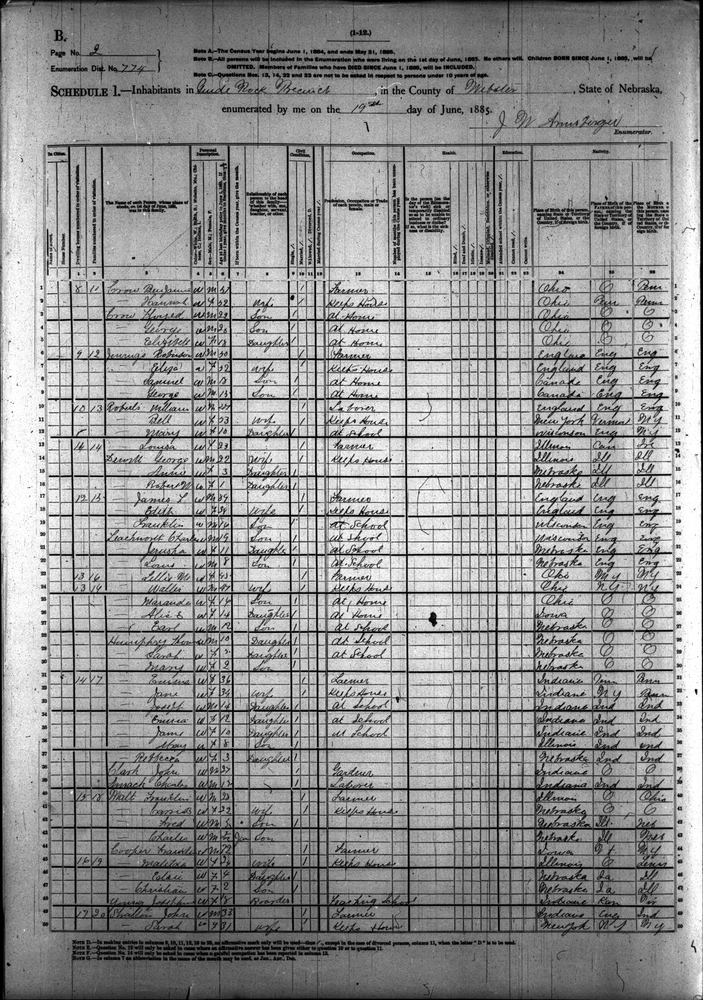
#> input picture CSProj/CS650/Lab 1/Scan_half_crop_norm_009_small.pgm, 703 x 1000 px, shrunk from 1521 x 2163 before the run
$ python testMorphologyBattle01.py   (Python 2 division)   (older library calls are emulated)
#> lines starting #> are read from the running program, lines starting #| are printed output that depends on the picture; after the words box and inside, x2 and y2 are one past the last pixel; in counts of white or black regions, pixels touching at a corner belong together
### CSProj/CS650/Lab 1/binarization.py
'''
Created on Sep 6, 2014

@author: daqing_yi
'''
import numpy as np

def otsu(hist, total):

    intensity_level_num = len(hist)

    sum = 0
    for i in range(intensity_level_num):
        sum += i * hist[i]
    #print sum

    intraclass_variances = np.zeros(intensity_level_num)

    background_weight = 0.0
    background_mean = 0.0
    background_sum = 0.0

    foreground_weight = 0.0
    foreground_mean = 0.0
    foreground_sum = 0.0

    max_intraclass_variance = 0.0

    threshold_low = 0.0
    threshold_high = 0.0

    for i in range(intensity_level_num):
        background_weight += hist[i]
        if background_weight == 0.0:
            continue
        foreground_weight = total - background_weight
        if foreground_weight == 0.0:
            break
        background_sum += i * float(hist[i])
        foreground_sum = sum - background_sum

        background_mean = float(background_sum) / background_weight
        foreground_mean = float(foreground_sum) / foreground_weight


        intraclass_variances[i] = float(background_weight) * float(foreground_weight) * np.power( background_mean - foreground_mean, 2  )

        #print "I:" + str(i) + " var:" + str(intraclass_variance)

        if intraclass_variances[i] >= max_intraclass_variance:
            threshold_low = i
            if intraclass_variances[i] > max_intraclass_variance:
                threshold_high = i
            max_intraclass_variance = intraclass_variances[i]

    print "LOW: " + str(threshold_low) + " HIGH: " + str(threshold_high)
    return (threshold_low + threshold_high)/2.0, intraclass_variances

def binarize(img_data, threshold, scale_value=1):

    binary_data = np.zeros(img_data.shape, np.int)
    for i in range(img_data.shape[0]):
        for j in range(img_data.shape[1]):
            #print str(img_data[i,j]) + " : " + str(threshold)
            if img_data[i,j] > threshold:
                binary_data[i,j] = scale_value

    return binary_data


### CSProj/CS650/Lab 1/morphology.py
'''
Created on Sep 8, 2014

@author: daqing_yi
'''
import numpy as np

def countNum(img_data, maskSize):
    data_width = img_data.shape[0]
    data_height = img_data.shape[1]
    maskNum = maskSize[0] * maskSize[1]

    countData = np.zeros(img_data.shape, np.int)
    maskSizeData = np.zeros(img_data.shape, np.int)

    half_width_range_size = (maskSize[0] - 1)/2
    half_height_range_size = (maskSize[1] - 1)/2

    for i in range(data_width):
        for j in range(data_height):
            width_range = [0, 0]
            height_range = [0, 0]
            if i >= half_width_range_size:
                width_range[0] = i - half_width_range_size
            else:
                width_range[0] = 0
            if i < data_width - half_width_range_size:
                width_range[1] = i + half_width_range_size
            else:
                width_range[1] = data_width - 1
            if j >= half_height_range_size:
                height_range[0] = j - half_height_range_size
            else:
                height_range[0] = 0
            if j < data_height - half_height_range_size:
                height_range[1] = j + half_height_range_size
            else:
                height_range[1] = data_height - 1

            maskSizeData[i,j] = (width_range[1] - width_range[0] + 1)*(height_range[1] - height_range[0] + 1)
            for mi in range(width_range[0], width_range[1]+1):
                for mj in range(height_range[0], height_range[1]+1):
                    if img_data[mi, mj] == 0:
                        countData[i,j] += 1 #img_data[mi,mj]

    return countData, maskSizeData

def dataThreshold(data, threshold, ratio=1.0):

    threshold_data = np.zeros(data.shape, int)
    data_width = data.shape[0]
    data_height = data.shape[1]

    for i in range(data_width):
        for j in range(data_height):

            if data[i,j] >= threshold[i,j]:
                threshold_data[i,j] = 0
            else:
                threshold_data[i,j] = 255
            #print str(data[i,j]) + " : " + str(threshold[i,j]) + " = " + str(threshold_data[i,j])

    return threshold_data

class NorphologicalFiltering(object):

    def __init__(self, img_data, maskSize):
        self.img_data = img_data
        self.maskSize = maskSize


    def dilate(self, binData = None):
        if binData == None:
            binData = self.img_data
        countData, maskSizeData = countNum(binData, self.maskSize)
        return dataThreshold(countData, np.ones(countData.shape, int))

    def erode(self, binData = None):
        if binData == None:
            binData = self.img_data
        countData, maskSizeData = countNum(binData, self.maskSize)
        return dataThreshold(countData, maskSizeData)

    # [5 lines left out: function major, not called in this run]

    def open(self, binData = None):
        if binData == None:
            binData = self.img_data
        erosion = self.erode(binData)
        return self.dilate(erosion)

    # [5 lines left out: function close, not called in this run]


### CSProj/CS650/Lab 1/testMorphologyBattle01.py
'''
Created on Sep 14, 2014

@author: daqing_yi
'''
import cv2
from PIL import Image
from binarization import *
from morphology import *
import numpy as np
import matplotlib.pyplot as plt
import matplotlib.cm as cm
from utilities import *

if __name__ == '__main__':

    #img_filename = '0397.pgm'
    #img_filename = '020206_131612_bp001_folio_094_k639_1837.ppm'
    #img_filename = 'Declaration_Pg1of1_AC_crop.pgm'
    img_filename = 'Scan_half_crop_norm_009_small.pgm'
    #img_filename = 'seq-4_small.pgm'

    img = Image.open(img_filename).convert("L")
#> img is the input picture: PIL image 703x1000 L; min 0, max 255, mean 147
    img_width = img.size[0]
#> img_width = 703
    img_height = img.size[1]
#> img_height = 1000
    img_data = np.array(img)
    hist, bin_edges = np.histogram(img_data, np.arange(256))
#> hist = 255 values, max 9280 at index 0, min 593 at index 7, mean 2756.9; bin_edges = 256 values from 0 to 255
    threshold, intraclass_variances = otsu(hist, img_width*img_height)
#> in otsu, `intensity_level_num = len(hist)`: intensity_level_num = 255
#> the loop in otsu, `for i in range(intensity_level_num):` made 255 passes
#> sum on passes 1 to 3: 0, 1017, 2725
#> after the loop in otsu, `for i in range(intensity_level_num):`: sum = 103359342
#> the loop in otsu, `for i in range(intensity_level_num):` made 255 passes
#> (background_weight, foreground_weight, background_sum, foreground_sum, background_mean, foreground_mean) on passes 1 to 12: (9280, 693720, 0, 103359342, 0, 149), (10297, 692703, 1017, 103358325, 0.0988, 149.2), (11151, 691849, 2725, 103356617, 0.244, 149.4), (11860, 691140, 4852, 103354490, 0.409, 149.5), (12504, 690496, 7428, 103351914, 0.594, 149.7), (13129, 689871, 10553, 103348789, 0.804, 149.8), (13736, 689264, 14195, 103345147, 1.03, 149.9), (14329, 688671, 18346, 103340996, 1.28, 150.1), (15022, 687978, 23890, 103335452, 1.59, 150.2), (15714, 687286, 30118, 103329224, 1.92, 150.3), (16332, 686668, 36298, 103323044, 2.22, 150.5), (17032, 685968, 43998, 103315344, 2.58, 150.6)
#> (background_weight, foreground_weight, background_sum, foreground_sum) on pass 71: (79170, 623830, 2904720, 100454622)
#| LOW: 139 HIGH: 139
    binary_data = binarize(img_data, threshold)
#> after the loop in binarize, `for i in range(img_data.shape[0]):`:
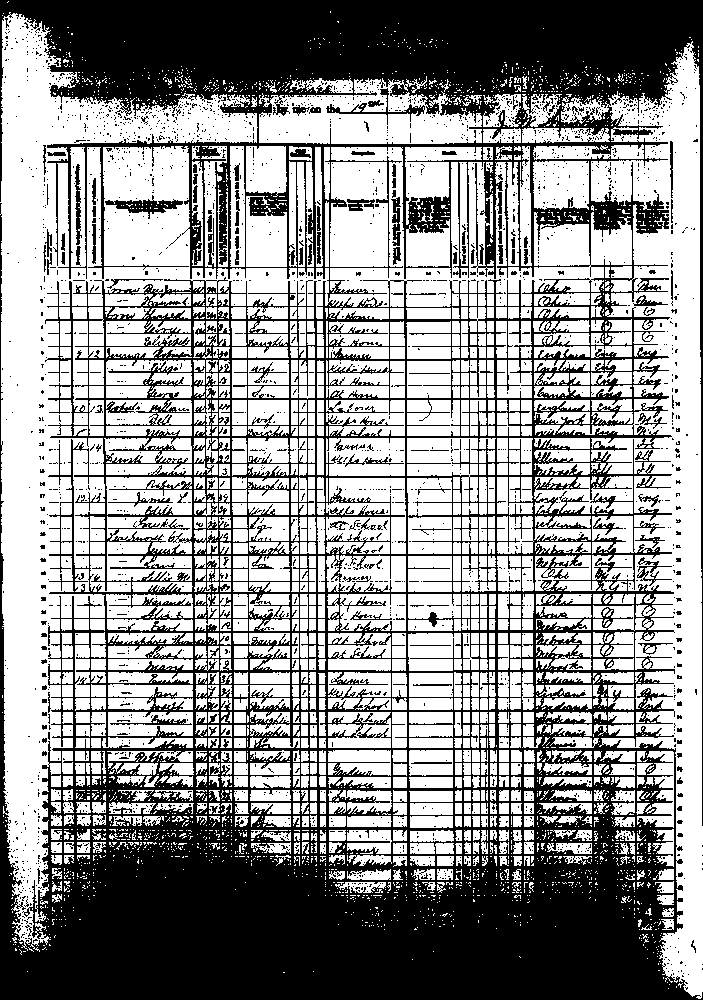
#> binary_data: shape (1000, 703) int64; values 0 (black) and 1 (white), 57.8% white; 2514 black regions (2384 under 20 px), largest, box (x1, y1, x2, y2) and area: (0, 0, 703, 1000) 280617, (105, 195, 183, 219) 660, (326, 88, 425, 125) 483
    maskSize = [5,5]
    mf = NorphologicalFiltering(binary_data, maskSize)

    img_data_ref = cv2.imread(img_filename, 0)
    ret,img_ref = cv2.threshold(img_data_ref,0,255,cv2.THRESH_BINARY+cv2.THRESH_OTSU)
    kernel = np.ones((5,5), np.uint8)

    dilate_data = mf.dilate()
#> after the loop in countNum, `for i in range(data_width):`:
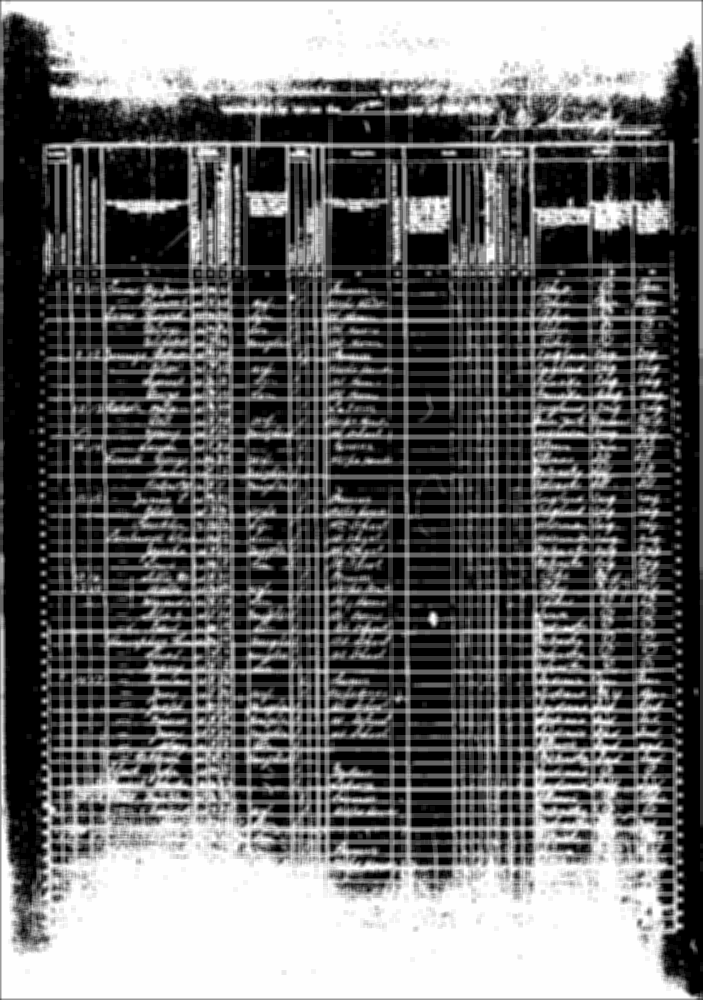
#> countData: shape (1000, 703) int64; min 0, max 25, mean 10.5; drawn with min black and max white
#> after the loop in countNum, `for i in range(data_width):`:
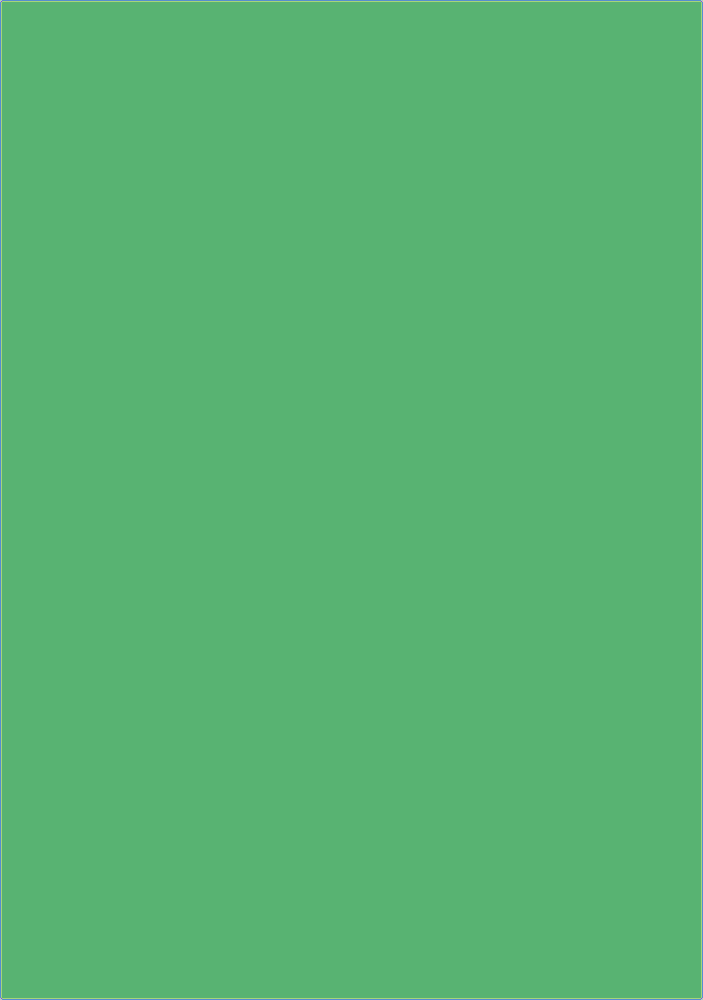
#> maskSizeData: shape (1000, 703) int64; 6 distinct labels, from 9 to 25; one colour per label, 0 black
#> after the loop in dataThreshold, `for i in range(data_width):`:
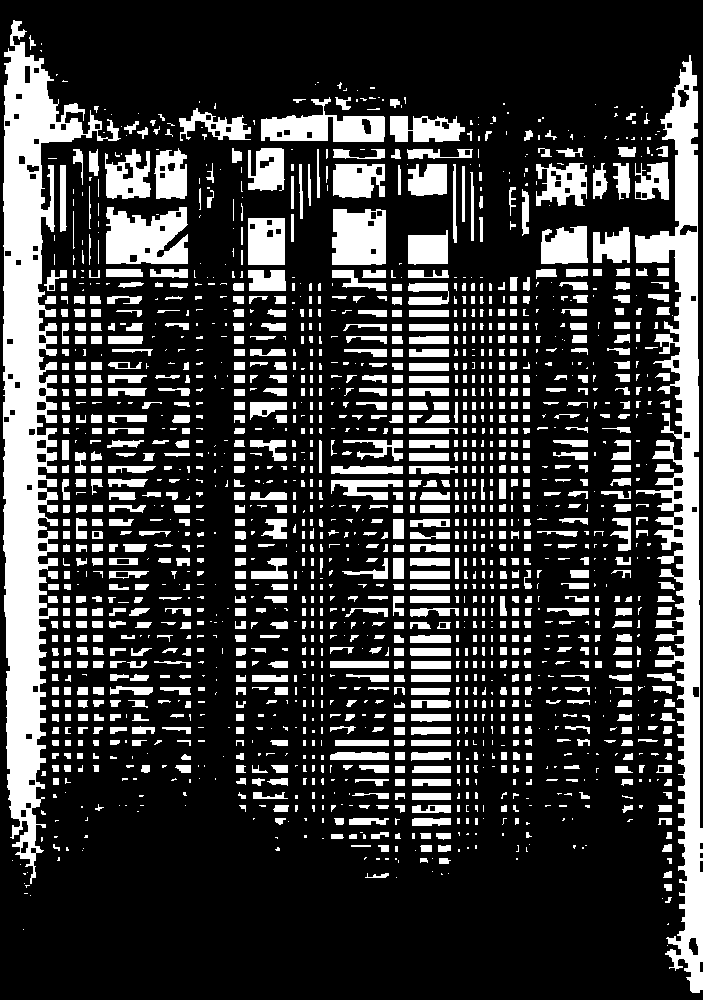
#> threshold_data: shape (1000, 703) int64; 22.8% white; 1719 white regions (683 under 20 px), largest, box (x1, y1, x2, y2) and area: (3, 20, 121, 884) 31922, (635, 55, 703, 993) 21640, (106, 207, 188, 264) 3596
    dilate_data_ref = cv2.erode(img_ref, kernel)
    dilate_data_cmp = dilate_data_ref - dilate_data
#> dilate_data_cmp: shape (1000, 703) int64; every value is 0

    erode_data = mf.erode()
#> call 2 of dataThreshold, with ratio = 1
#> after the loop in dataThreshold (call 2), `for i in range(data_width):`:
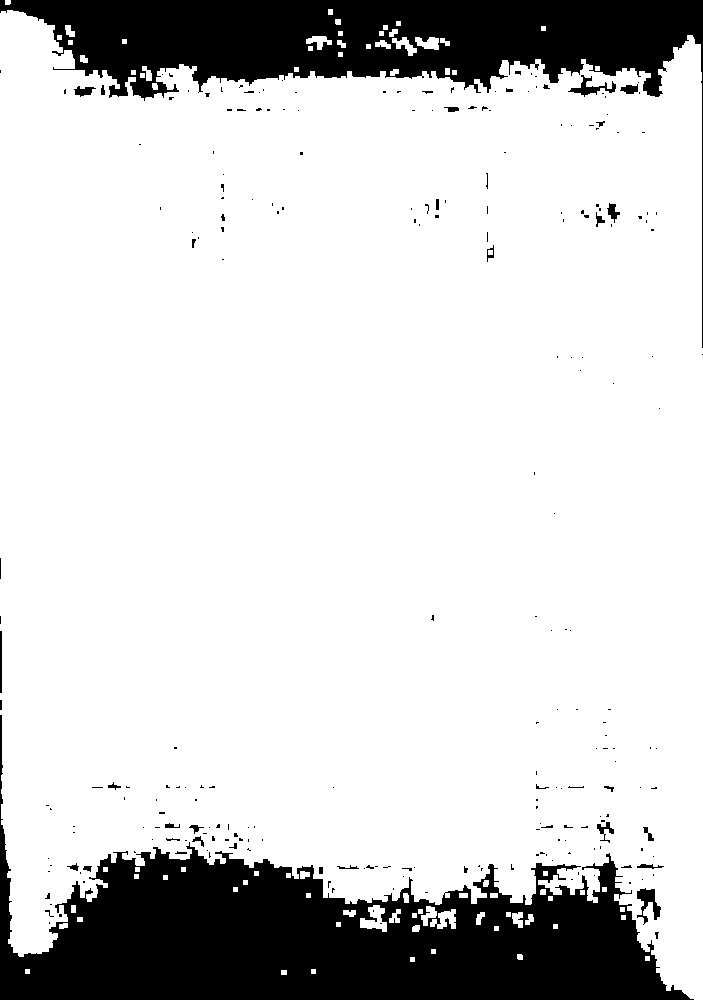
#> threshold_data: shape (1000, 703) int64; 82.5% white; 246 black regions (207 under 20 px), largest, box (x1, y1, x2, y2) and area: (0, 715, 694, 1000) 72080, (0, 0, 703, 348) 47633, (637, 888, 661, 925) 389
    erode_data_ref = cv2.dilate(img_ref, kernel)
    erode_data_cmp = erode_data_ref - erode_data

#> (the run stopped early here; a loop or call above may not have finished)
